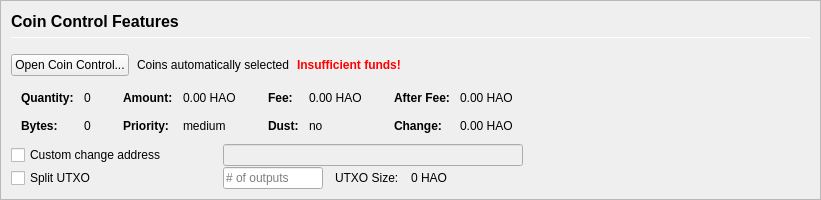
         <widget class="QFrame" name="frameCoinControl">
          <property name="sizePolicy">
           <sizepolicy hsizetype="Expanding" vsizetype="Expanding">
            <horstretch>0</horstretch>
            <verstretch>0</verstretch>
           </sizepolicy>
          </property>
          <property name="maximumSize">
           <size>
            <width>16777215</width>
            <height>16777215</height>
           </size>
          </property>
          <property name="frameShape">
           <enum>QFrame::StyledPanel</enum>
          </property>
          <property name="frameShadow">
           <enum>QFrame::Sunken</enum>
          </property>
          <layout class="QVBoxLayout" name="verticalLayoutCoinControl2">
           <property name="spacing">
            <number>0</number>
           </property>
           <property name="leftMargin">
            <number>0</number>
           </property>
           <property name="topMargin">
            <number>0</number>
           </property>
           <property name="rightMargin">
            <number>0</number>
           </property>
           <property name="bottomMargin">
            <number>0</number>
           </property>
           <item>
            <widget class="QFrame" name="frameCoinControl_BG">
             <layout class="QVBoxLayout" name="verticalLayoutCoinControl" stretch="0,0,0,0,0,0">
              <property name="spacing">
               <number>1</number>
              </property>
              <property name="leftMargin">
               <number>10</number>
              </property>
              <property name="topMargin">
               <number>10</number>
              </property>
              <item>
               <layout class="QHBoxLayout" name="horizontalLayoutCoinControl1">
                <property name="bottomMargin">
                 <number>15</number>
                </property>
                <item>
                 <layout class="QVBoxLayout" name="verticalLayout_3">
                  <property name="spacing">
                   <number>6</number>
                  </property>
                  <item>
                   <widget class="QLabel" name="labelCoinControlFeatures">
                    <property name="sizePolicy">
                     <sizepolicy hsizetype="Preferred" vsizetype="Maximum">
                      <horstretch>0</horstretch>
                      <verstretch>0</verstretch>
                     </sizepolicy>
                    </property>
                    <property name="minimumSize">
                     <size>
                      <width>0</width>
                      <height>20</height>
                     </size>
                    </property>
                    <property name="font">
                     <font>
                      <pointsize>12</pointsize>
                      <weight>75</weight>
                      <bold>true</bold>
                     </font>
                    </property>
                    <property name="styleSheet">
                     <string notr="true">font-weight:bold;</string>
                    </property>
                    <property name="text">
                     <string>Coin Control Features</string>
                    </property>
                   </widget>
                  </item>
                  <item>
                   <widget class="Line" name="line">
                    <property name="minimumSize">
                     <size>
                      <width>0</width>
                      <height>1</height>
                     </size>
                    </property>
                    <property name="maximumSize">
                     <size>
                      <width>16777215</width>
                      <height>1</height>
                     </size>
                    </property>
                    <property name="orientation">
                     <enum>Qt::Horizontal</enum>
                    </property>
                   </widget>
                  </item>
                 </layout>
                </item>
               </layout>
              </item>
              <item>
               <layout class="QHBoxLayout" name="horizontalLayoutCoinControl2" stretch="0,0,0,0">
                <property name="spacing">
                 <number>8</number>
                </property>
                <property name="bottomMargin">
                 <number>10</number>
                </property>
                <item>
                 <widget class="QPushButton" name="pushButtonCoinControl">
                  <property name="styleSheet">
                   <string notr="true"/>
                  </property>
                  <property name="text">
                   <string>Open Coin Control...</string>
                  </property>
                  <property name="autoDefault">
                   <bool>false</bool>
                  </property>
                 </widget>
                </item>
                <item>
                 <widget class="QLabel" name="labelCoinControlAutomaticallySelected">
                  <property name="text">
                   <string>Coins automatically selected</string>
                  </property>
                  <property name="margin">
                   <number>5</number>
                  </property>
                 </widget>
                </item>
                <item>
                 <widget class="QLabel" name="labelCoinControlInsuffFunds">
                  <property name="font">
                   <font>
                    <weight>75</weight>
                    <bold>true</bold>
                   </font>
                  </property>
                  <property name="styleSheet">
                   <string notr="true">color:red;font-weight:bold;</string>
                  </property>
                  <property name="text">
                   <string>Insufficient funds!</string>
                  </property>
                  <property name="margin">
                   <number>5</number>
                  </property>
                 </widget>
                </item>
                <item>
                 <spacer name="horizontalSpacerCoinControl">
                  <property name="orientation">
                   <enum>Qt::Horizontal</enum>
                  </property>
                  <property name="sizeHint" stdset="0">
                   <size>
                    <width>40</width>
                    <height>1</height>
                   </size>
                  </property>
                 </spacer>
                </item>
               </layout>
              </item>
              <item>
               <widget class="QWidget" name="widgetCoinControl" native="true">
                <property name="sizePolicy">
                 <sizepolicy hsizetype="Preferred" vsizetype="Preferred">
                  <horstretch>0</horstretch>
                  <verstretch>0</verstretch>
                 </sizepolicy>
                </property>
                <property name="minimumSize">
                 <size>
                  <width>0</width>
                  <height>0</height>
                 </size>
                </property>
                <property name="styleSheet">
                 <string notr="true"/>
                </property>
                <layout class="QHBoxLayout" name="horizontalLayoutCoinControl5">
                 <property name="leftMargin">
                  <number>0</number>
                 </property>
                 <property name="topMargin">
                  <number>0</number>
                 </property>
                 <property name="rightMargin">
                  <number>0</number>
                 </property>
                 <property name="bottomMargin">
                  <number>0</number>
                 </property>
                 <item>
                  <layout class="QHBoxLayout" name="horizontalLayoutCoinControl3" stretch="0,0,0,1">
                   <property name="spacing">
                    <number>20</number>
                   </property>
                   <property name="topMargin">
                    <number>0</number>
                   </property>
                   <property name="bottomMargin">
                    <number>10</number>
                   </property>
                   <item>
                    <layout class="QFormLayout" name="formLayoutCoinControl1">
                     <property name="horizontalSpacing">
                      <number>10</number>
                     </property>
                     <property name="verticalSpacing">
                      <number>14</number>
                     </property>
                     <property name="leftMargin">
                      <number>10</number>
                     </property>
                     <property name="topMargin">
                      <number>4</number>
                     </property>
                     <property name="rightMargin">
                      <number>6</number>
                     </property>
                     <item row="0" column="0">
                      <widget class="QLabel" name="labelCoinControlQuantityText">
                       <property name="font">
                        <font>
                         <weight>75</weight>
                         <bold>true</bold>
                        </font>
                       </property>
                       <property name="text">
                        <string>Quantity:</string>
                       </property>
                       <property name="margin">
                        <number>0</number>
                       </property>
                      </widget>
                     </item>
                     <item row="0" column="1">
                      <widget class="QLabel" name="labelCoinControlQuantity">
                       <property name="cursor">
                        <cursorShape>IBeamCursor</cursorShape>
                       </property>
                       <property name="contextMenuPolicy">
                        <enum>Qt::ActionsContextMenu</enum>
                       </property>
                       <property name="text">
                        <string notr="true">0</string>
                       </property>
                       <property name="margin">
                        <number>0</number>
                       </property>
                       <property name="textInteractionFlags">
                        <set>Qt::LinksAccessibleByMouse|Qt::TextSelectableByKeyboard|Qt::TextSelectableByMouse</set>
                       </property>
                      </widget>
                     </item>
                     <item row="1" column="0">
                      <widget class="QLabel" name="labelCoinControlBytesText">
                       <property name="font">
                        <font>
                         <weight>75</weight>
                         <bold>true</bold>
                        </font>
                       </property>
                       <property name="text">
                        <string>Bytes:</string>
                       </property>
                      </widget>
                     </item>
                     <item row="1" column="1">
                      <widget class="QLabel" name="labelCoinControlBytes">
                       <property name="cursor">
                        <cursorShape>IBeamCursor</cursorShape>
                       </property>
                       <property name="contextMenuPolicy">
                        <enum>Qt::ActionsContextMenu</enum>
                       </property>
                       <property name="text">
                        <string notr="true">0</string>
                       </property>
                       <property name="textInteractionFlags">
                        <set>Qt::LinksAccessibleByMouse|Qt::TextSelectableByKeyboard|Qt::TextSelectableByMouse</set>
                       </property>
                      </widget>
                     </item>
                    </layout>
                   </item>
                   <item>
                    <layout class="QFormLayout" name="formLayoutCoinControl2">
                     <property name="horizontalSpacing">
                      <number>10</number>
                     </property>
                     <property name="verticalSpacing">
                      <number>14</number>
                     </property>
                     <property name="leftMargin">
                      <number>6</number>
                     </property>
                     <property name="topMargin">
                      <number>4</number>
                     </property>
                     <property name="rightMargin">
                      <number>6</number>
                     </property>
                     <item row="0" column="0">
                      <widget class="QLabel" name="labelCoinControlAmountText">
                       <property name="font">
                        <font>
                         <weight>75</weight>
                         <bold>true</bold>
                        </font>
                       </property>
                       <property name="text">
                        <string>Amount:</string>
                       </property>
                       <property name="margin">
                        <number>0</number>
                       </property>
                      </widget>
                     </item>
                     <item row="0" column="1">
                      <widget class="QLabel" name="labelCoinControlAmount">
                       <property name="cursor">
                        <cursorShape>IBeamCursor</cursorShape>
                       </property>
                       <property name="contextMenuPolicy">
                        <enum>Qt::ActionsContextMenu</enum>
                       </property>
                       <property name="text">
                        <string notr="true">0.00 HAO</string>
                       </property>
                       <property name="textInteractionFlags">
                        <set>Qt::LinksAccessibleByMouse|Qt::TextSelectableByKeyboard|Qt::TextSelectableByMouse</set>
                       </property>
                      </widget>
                     </item>
                     <item row="1" column="0">
                      <widget class="QLabel" name="labelCoinControlPriorityText">
                       <property name="font">
                        <font>
                         <weight>75</weight>
                         <bold>true</bold>
                        </font>
                       </property>
                       <property name="text">
                        <string>Priority:</string>
                       </property>
                      </widget>
                     </item>
                     <item row="1" column="1">
                      <widget class="QLabel" name="labelCoinControlPriority">
                       <property name="cursor">
                        <cursorShape>IBeamCursor</cursorShape>
                       </property>
                       <property name="contextMenuPolicy">
                        <enum>Qt::ActionsContextMenu</enum>
                       </property>
                       <property name="text">
                        <string>medium</string>
                       </property>
                       <property name="textInteractionFlags">
                        <set>Qt::LinksAccessibleByMouse|Qt::TextSelectableByKeyboard|Qt::TextSelectableByMouse</set>
                       </property>
                      </widget>
                     </item>
                    </layout>
                   </item>
                   <item>
                    <layout class="QFormLayout" name="formLayoutCoinControl3">
                     <property name="horizontalSpacing">
                      <number>10</number>
                     </property>
                     <property name="verticalSpacing">
                      <number>14</number>
                     </property>
                     <property name="leftMargin">
                      <number>6</number>
                     </property>
                     <property name="topMargin">
                      <number>4</number>
                     </property>
                     <property name="rightMargin">
                      <number>6</number>
                     </property>
                     <item row="0" column="0">
                      <widget class="QLabel" name="labelCoinControlFeeText">
                       <property name="font">
                        <font>
                         <weight>75</weight>
                         <bold>true</bold>
                        </font>
                       </property>
                       <property name="text">
                        <string>Fee:</string>
                       </property>
                       <property name="margin">
                        <number>0</number>
                       </property>
                      </widget>
                     </item>
                     <item row="0" column="1">
                      <widget class="QLabel" name="labelCoinControlFee">
                       <property name="cursor">
                        <cursorShape>IBeamCursor</cursorShape>
                       </property>
                       <property name="contextMenuPolicy">
                        <enum>Qt::ActionsContextMenu</enum>
                       </property>
                       <property name="text">
                        <string notr="true">0.00 HAO</string>
                       </property>
                       <property name="textInteractionFlags">
                        <set>Qt::LinksAccessibleByMouse|Qt::TextSelectableByKeyboard|Qt::TextSelectableByMouse</set>
                       </property>
                      </widget>
                     </item>
                     <item row="1" column="0">
                      <widget class="QLabel" name="labelCoinControlLowOutputText">
                       <property name="font">
                        <font>
                         <weight>75</weight>
                         <bold>true</bold>
                        </font>
                       </property>
                       <property name="text">
                        <string>Dust:</string>
                       </property>
                      </widget>
                     </item>
                     <item row="1" column="1">
                      <widget class="QLabel" name="labelCoinControlLowOutput">
                       <property name="cursor">
                        <cursorShape>IBeamCursor</cursorShape>
                       </property>
                       <property name="contextMenuPolicy">
                        <enum>Qt::ActionsContextMenu</enum>
                       </property>
                       <property name="text">
                        <string>no</string>
                       </property>
                       <property name="textInteractionFlags">
                        <set>Qt::LinksAccessibleByMouse|Qt::TextSelectableByKeyboard|Qt::TextSelectableByMouse</set>
                       </property>
                      </widget>
                     </item>
                    </layout>
                   </item>
                   <item>
                    <layout class="QFormLayout" name="formLayoutCoinControl4">
                     <property name="horizontalSpacing">
                      <number>10</number>
                     </property>
                     <property name="verticalSpacing">
                      <number>14</number>
                     </property>
                     <property name="leftMargin">
                      <number>6</number>
                     </property>
                     <property name="topMargin">
                      <number>4</number>
                     </property>
                     <property name="rightMargin">
                      <number>6</number>
                     </property>
                     <item row="0" column="0">
                      <widget class="QLabel" name="labelCoinControlAfterFeeText">
                       <property name="font">
                        <font>
                         <weight>75</weight>
                         <bold>true</bold>
                        </font>
                       </property>
                       <property name="text">
                        <string>After Fee:</string>
                       </property>
                       <property name="margin">
                        <number>0</number>
                       </property>
                      </widget>
                     </item>
                     <item row="0" column="1">
                      <widget class="QLabel" name="labelCoinControlAfterFee">
                       <property name="cursor">
                        <cursorShape>IBeamCursor</cursorShape>
                       </property>
                       <property name="contextMenuPolicy">
                        <enum>Qt::ActionsContextMenu</enum>
                       </property>
                       <property name="text">
                        <string notr="true">0.00 HAO</string>
                       </property>
                       <property name="textInteractionFlags">
                        <set>Qt::LinksAccessibleByMouse|Qt::TextSelectableByKeyboard|Qt::TextSelectableByMouse</set>
                       </property>
                      </widget>
                     </item>
                     <item row="1" column="0">
                      <widget class="QLabel" name="labelCoinControlChangeText">
                       <property name="font">
                        <font>
                         <weight>75</weight>
                         <bold>true</bold>
                        </font>
                       </property>
                       <property name="text">
                        <string>Change:</string>
                       </property>
                      </widget>
                     </item>
                     <item row="1" column="1">
                      <widget class="QLabel" name="labelCoinControlChange">
                       <property name="cursor">
                        <cursorShape>IBeamCursor</cursorShape>
                       </property>
                       <property name="contextMenuPolicy">
                        <enum>Qt::ActionsContextMenu</enum>
                       </property>
                       <property name="text">
                        <string notr="true">0.00 HAO</string>
                       </property>
                       <property name="textInteractionFlags">
                        <set>Qt::LinksAccessibleByMouse|Qt::TextSelectableByKeyboard|Qt::TextSelectableByMouse</set>
                       </property>
                      </widget>
                     </item>
                    </layout>
                   </item>
                  </layout>
                 </item>
                </layout>
               </widget>
              </item>
              <item>
               <layout class="QHBoxLayout" name="horizontalLayoutCoinControl4">
                <property name="spacing">
                 <number>12</number>
                </property>
                <property name="sizeConstraint">
                 <enum>QLayout::SetDefaultConstraint</enum>
                </property>
                <property name="topMargin">
                 <number>0</number>
                </property>
                <property name="rightMargin">
                 <number>0</number>
                </property>
                <item>
                 <widget class="QCheckBox" name="checkBoxCoinControlChange">
                  <property name="sizePolicy">
                   <sizepolicy hsizetype="Preferred" vsizetype="Preferred">
                    <horstretch>0</horstretch>
                    <verstretch>0</verstretch>
                   </sizepolicy>
                  </property>
                  <property name="minimumSize">
                   <size>
                    <width>200</width>
                    <height>0</height>
                   </size>
                  </property>
                  <property name="maximumSize">
                   <size>
                    <width>200</width>
                    <height>16777215</height>
                   </size>
                  </property>
                  <property name="toolTip">
                   <string>If this is activated, but the change address is empty or invalid, change will be sent to a newly generated address.</string>
                  </property>
                  <property name="text">
                   <string>Custom change address</string>
                  </property>
                 </widget>
                </item>
                <item>
                 <widget class="QValidatedLineEdit" name="lineEditCoinControlChange">
                  <property name="enabled">
                   <bool>false</bool>
                  </property>
                  <property name="sizePolicy">
                   <sizepolicy hsizetype="Preferred" vsizetype="Preferred">
                    <horstretch>0</horstretch>
                    <verstretch>0</verstretch>
                   </sizepolicy>
                  </property>
                  <property name="minimumSize">
                   <size>
                    <width>300</width>
                    <height>0</height>
                   </size>
                  </property>
                 </widget>
                </item>
                <item>
                 <widget class="QLabel" name="labelCoinControlChangeLabel">
                  <property name="sizePolicy">
                   <sizepolicy hsizetype="Preferred" vsizetype="Preferred">
                    <horstretch>0</horstretch>
                    <verstretch>0</verstretch>
                   </sizepolicy>
                  </property>
                  <property name="minimumSize">
                   <size>
                    <width>100</width>
                    <height>0</height>
                   </size>
                  </property>
                  <property name="text">
                   <string/>
                  </property>
                  <property name="margin">
                   <number>3</number>
                  </property>
                 </widget>
                </item>
               </layout>
              </item>
              <item>
               <layout class="QHBoxLayout" name="horizontalLayoutCoinControl6">
                <property name="spacing">
                 <number>12</number>
                </property>
                <property name="rightMargin">
                 <number>0</number>
                </property>
                <item>
                 <widget class="QCheckBox" name="splitBlockCheckBox">
                  <property name="sizePolicy">
                   <sizepolicy hsizetype="Preferred" vsizetype="Preferred">
                    <horstretch>0</horstretch>
                    <verstretch>0</verstretch>
                   </sizepolicy>
                  </property>
                  <property name="minimumSize">
                   <size>
                    <width>200</width>
                    <height>0</height>
                   </size>
                  </property>
                  <property name="maximumSize">
                   <size>
                    <width>200</width>
                    <height>16777215</height>
                   </size>
                  </property>
                  <property name="text">
                   <string>Split UTXO</string>
                  </property>
                 </widget>
                </item>
                <item>
                 <widget class="QLineEdit" name="splitBlockLineEdit">
                  <property name="sizePolicy">
                   <sizepolicy hsizetype="Preferred" vsizetype="Preferred">
                    <horstretch>50</horstretch>
                    <verstretch>0</verstretch>
                   </sizepolicy>
                  </property>
                  <property name="minimumSize">
                   <size>
                    <width>100</width>
                    <height>0</height>
                   </size>
                  </property>
                  <property name="maximumSize">
                   <size>
                    <width>100</width>
                    <height>16777215</height>
                   </size>
                  </property>
                  <property name="placeholderText">
                   <string># of outputs</string>
                  </property>
                 </widget>
                </item>
                <item>
                 <widget class="QLabel" name="labelBlockSizeText">
                  <property name="text">
                   <string>UTXO Size:</string>
                  </property>
                 </widget>
                </item>
                <item>
                 <widget class="QLabel" name="labelBlockSize">
                  <property name="text">
                   <string>0 HAO</string>
                  </property>
                 </widget>
                </item>
                <item>
                 <spacer name="horizontalSpacer_7">
                  <property name="orientation">
                   <enum>Qt::Horizontal</enum>
                  </property>
                  <property name="sizeHint" stdset="0">
                   <size>
                    <width>40</width>
                    <height>20</height>
                   </size>
                  </property>
                 </spacer>
                </item>
               </layout>
              </item>
              <item>
               <spacer name="verticalSpacerCoinControl">
                <property name="orientation">
                 <enum>Qt::Vertical</enum>
                </property>
                <property name="sizeHint" stdset="0">
                 <size>
                  <width>800</width>
                  <height>1</height>
                 </size>
                </property>
               </spacer>
              </item>
             </layout>
            </widget>
           </item>
          </layout>
         </widget>
